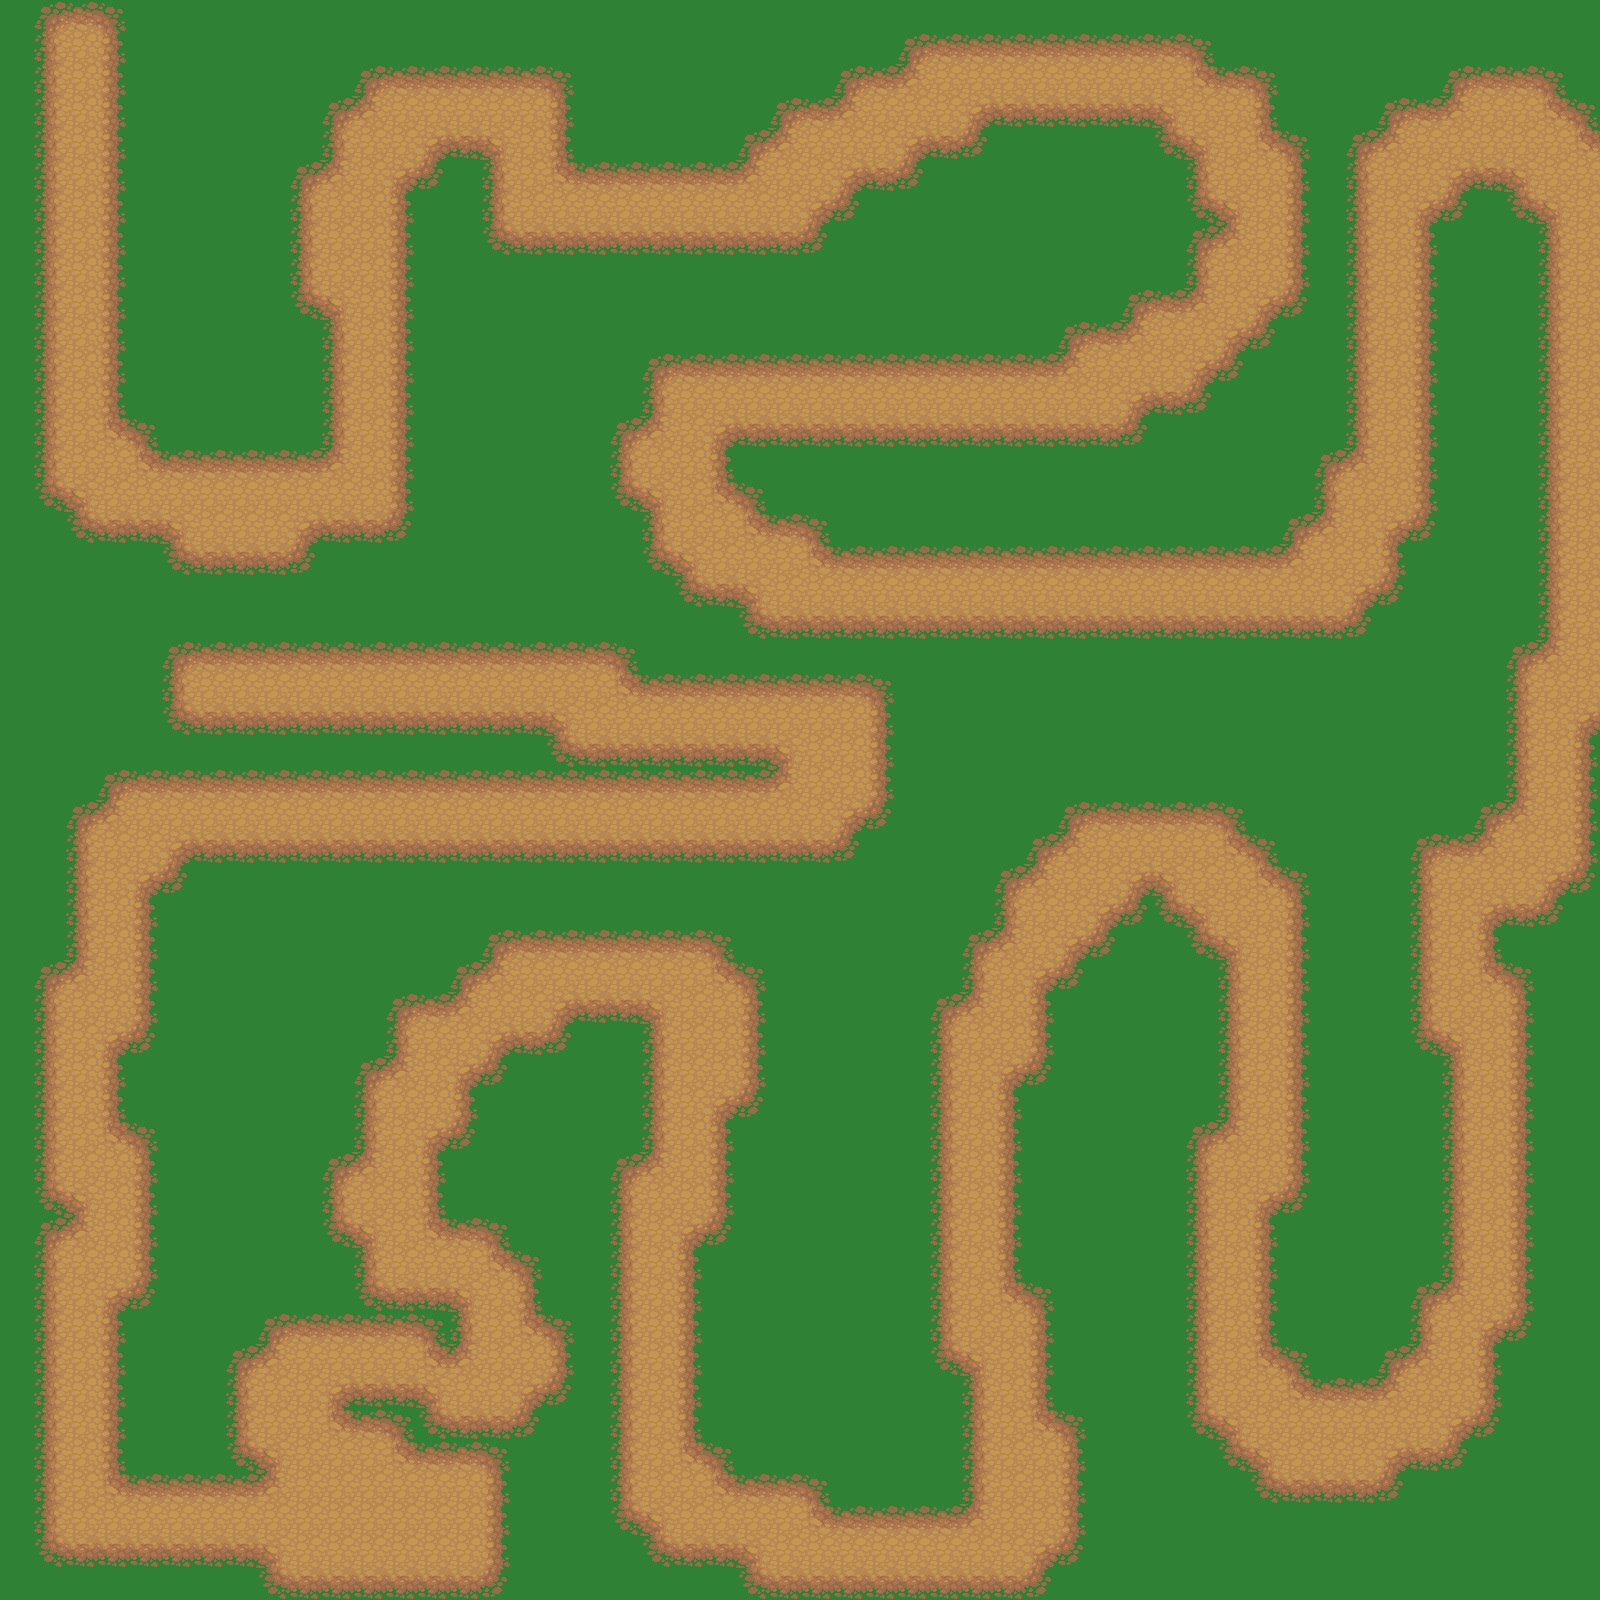

This is a level from a 2D game, rendered from its Tiled map with the project's own tilesets. A one-line summary and the map file follow, with tile-layer data summarised:
An orthogonal 50x50 tile map with 32x32 px tiles, 2 tile layers (Grass, Dirt), 2 tilesets.

<map version="1.0" orientation="orthogonal" renderorder="right-down" width="50" height="50" tilewidth="32" tileheight="32" nextobjectid="1">
 <tileset firstgid="1" name="dirt" tilewidth="32" tileheight="32" tilecount="18">
  <image source="Tiles/dirt.png" width="96" height="192" />
  <terraintypes>
   <terrain name="Dirt Path" tile="-1" />
  </terraintypes>
  <tile id="1" terrain="0,0,0," />
  <tile id="2" terrain="0,0,,0" />
  <tile id="4" terrain="0,,0,0" />
  <tile id="5" terrain=",0,0,0" />
  <tile id="6" terrain=",,,0" />
  <tile id="7" terrain=",,0,0" />
  <tile id="8" terrain=",,0," />
  <tile id="9" terrain=",0,,0" />
  <tile id="10" terrain="0,0,0,0" />
  <tile id="11" terrain="0,,0," />
  <tile id="12" terrain=",0,," />
  <tile id="13" terrain="0,0,," />
  <tile id="14" terrain="0,,," />
 </tileset>
 <tileset firstgid="19" name="grass" tilewidth="32" tileheight="32" tilecount="18">
  <image source="Tiles/grass.png" width="96" height="192" />
 </tileset>
 <layer name="Grass" width="50" height="50">
  <data>[2500 cells, 2500 non-empty, 1 distinct tile ids]</data>
 </layer>
 <layer name="Dirt" width="50" height="50">
  <data>[2500 cells, 1241 non-empty, 13 distinct tile ids]</data>
 </layer>
</map>
